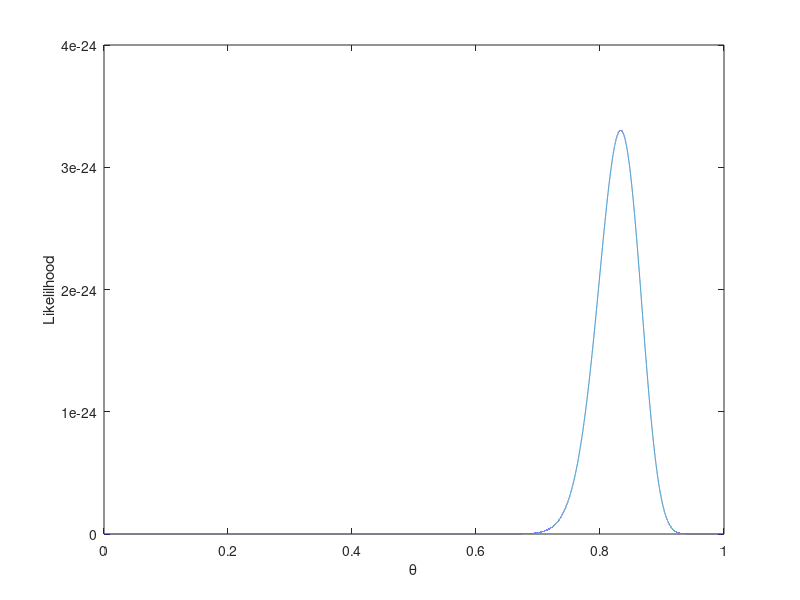
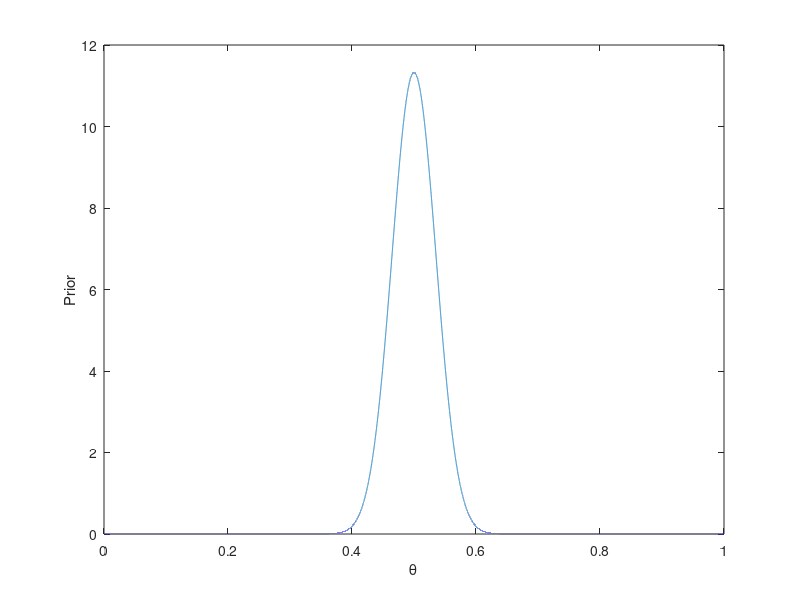
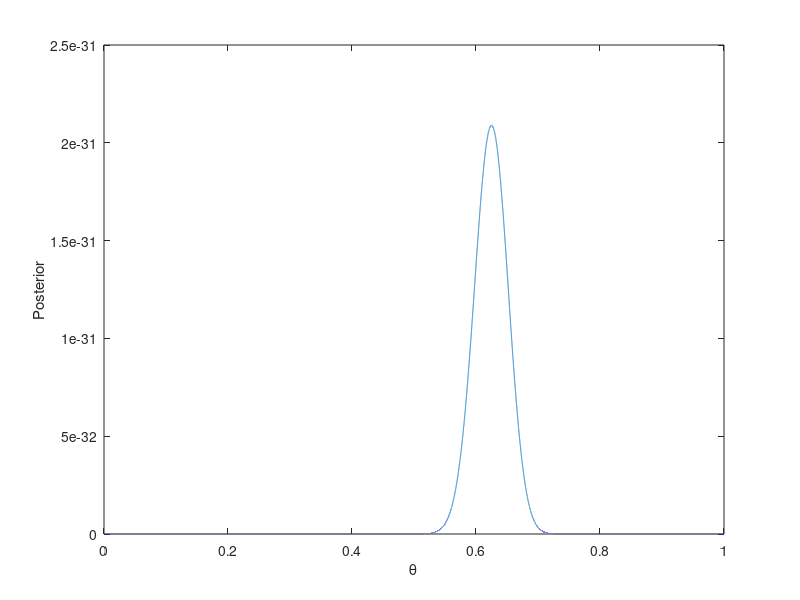

MATLAB code for these plots, in order:
% A simple Bayesian model describing belief updating about the fairness of a coin in a game of heads or tails

% Considers all possible hypotheses, plots likelihood, prior, and posterior probability distributions,
% and finds the maximum a posteriori (MAP) estimate

clear all; clc; close all;

%% Consider all possible hypotheses

% define possible theta values for hypothesis
stepsize = 0.00001      ;
theta    = 0:stepsize:1 ;

%% Compute the likelihood term P(D|h) for each possible hypothesis
% define data
Nh = 100 ;        % number of heads observed in the data
Nt = 20  ;        % number of tails observed in the data

% define likelihood
likelihood = (theta.^Nh).*((1-theta).^Nt) ;

% display the array of theta and corresponding likelhood values
[theta' likelihood']

% plot the likelihood as a function of theta
figure('Name','likelihood')             ;
plot  (theta, likelihood)               ;
xlabel('\theta'); ylabel('Likelilhood') ;


% MLE estimation
[MaxL MaxID] = max(likelihood)

% display the MLE estimate
disp('MLE estimate: theta =') ;
MLEest = theta(MaxID)         ;
disp(MLEest)                  ;

%% Compute the prior distribution P(h) for each possible hypothesis
% define parameters for priors
Vh   = 100  ;        % number of tails previously seen (a priori)
Vt   = 100  ;        % number of heads previously seen (a priori)
aval = Vh+1 ;        % alpha value
bval = Vt+1 ;        % beta value

% compute the prior distribution
prior = ((theta.^(aval-1)).*((1-theta).^(bval-1)))/beta(aval, bval) ;

% prior1 = betapdf(theta,aval,bval); does the same computation more efficiently

% plot the prior distribution
figure('Name','Prior')            ;
plot  (theta, prior)              ; 
xlabel('\theta'); ylabel('Prior') ;

% sum(prior*0.05)                 ; checks that prior is calculated correctly (should = 1)


%% Compute the posterior distribution P(h|D) by combining likelihood and prior
post = likelihood.*prior ;

% MAP estimate
[MaxPost MaxPostID] = max(post)

% display the MAP estimate
disp('MAP estimate: theta =') ;
MAPest = theta(MaxPostID)     ;
disp(MAPest)                  ;

% plot the posterior distribution
figure('Name','Posterior')            ;
plot(theta, post)                     ; 
xlabel('\theta'); ylabel('Posterior') ;

% from an implementation perspective, using a smaller stepsize is more
% computationally intensive than a larger stepsize, as you must generate
% more values between 0 and 1 the smaller the stepsize you have. at the
% same time, however, a smaller stepsize allows for more precision in
% describing the continuous variable theta. 
% (distribution plots also get smoother)
